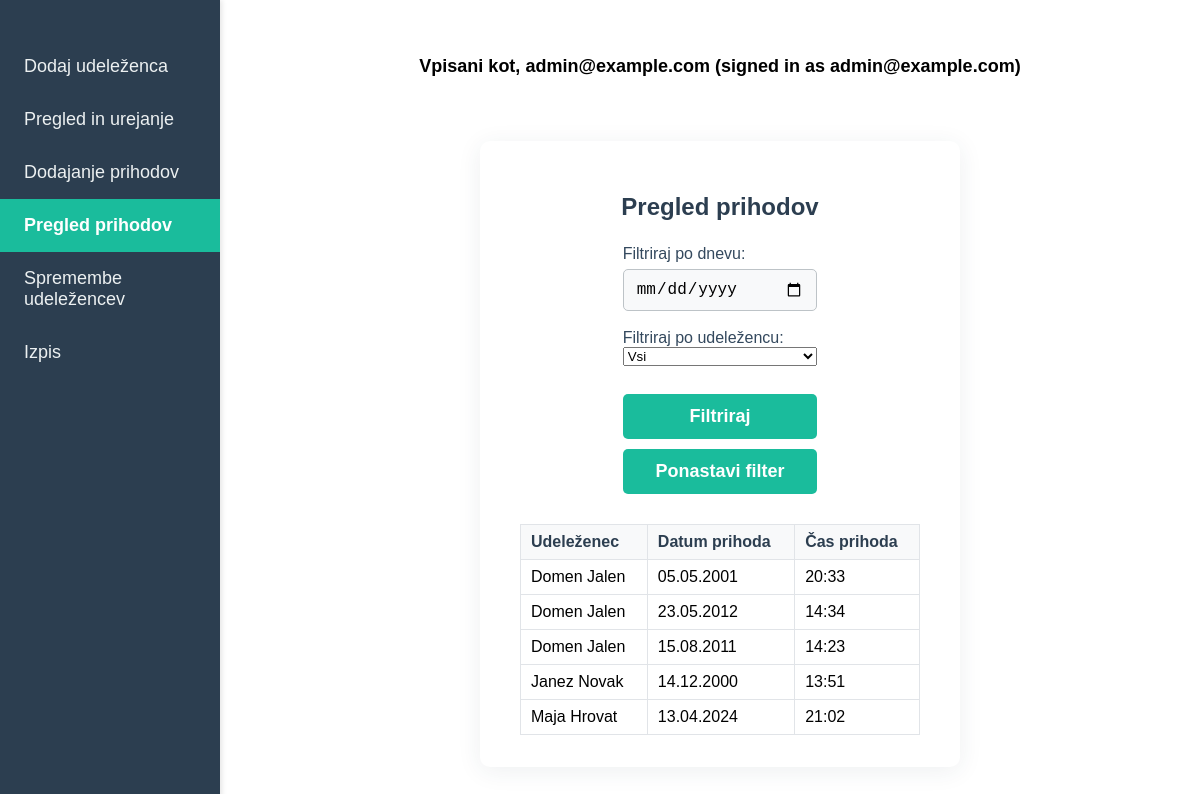
Page /arrivals/list/ (signed in) on the earlier database version.
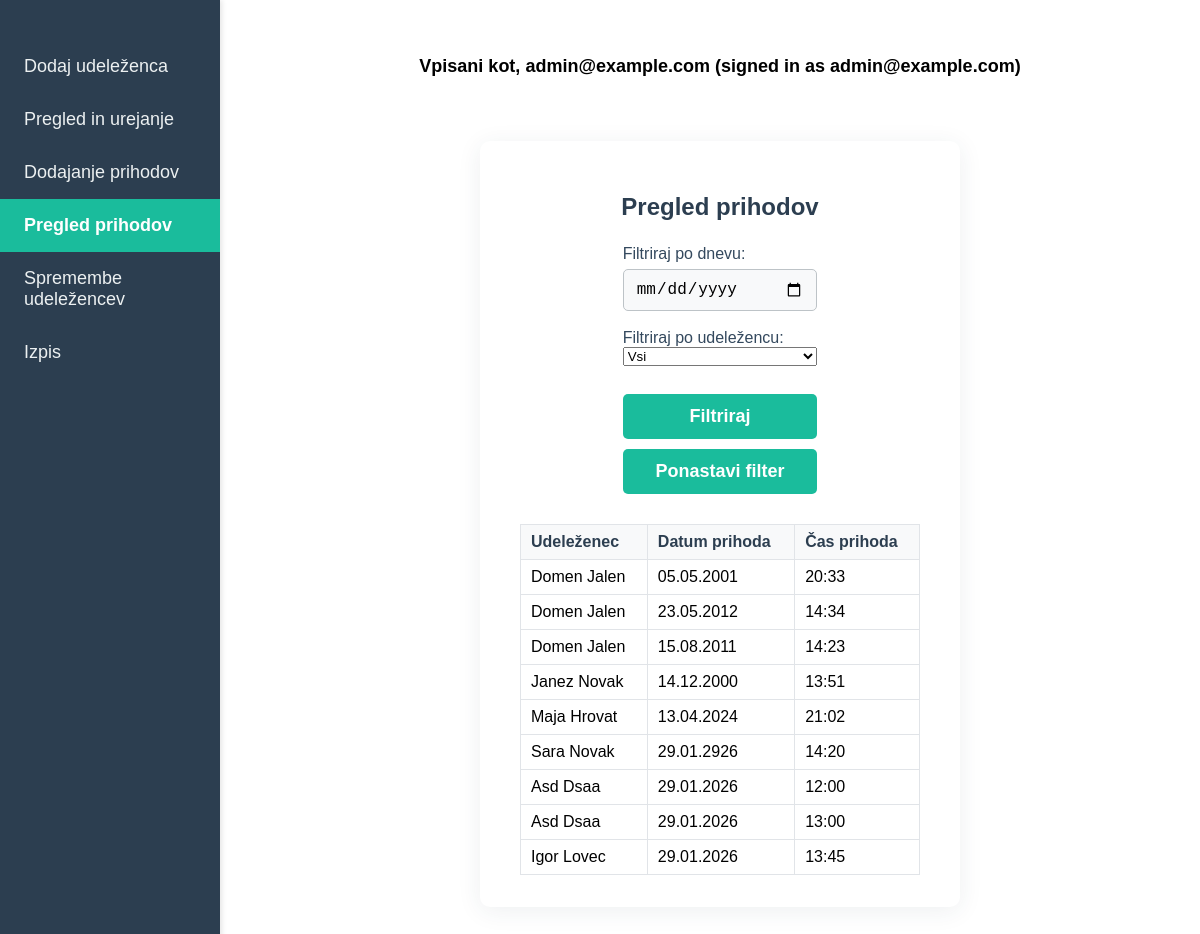
Same page on the later database version.
### arrivals/models.py (models this page shows, shortened)
class Arrival(models.Model):
    attendee = models.ForeignKey(Attendee, on_delete=models.CASCADE)  # Povezava na udeleženca
    arrived_at = models.DateTimeField()                               # Datum in čas prihoda

### attendees/models.py (models this page shows, shortened)
class Attendee(models.Model):
    first_name = models.CharField(max_length=100)  # Ime
    last_name = models.CharField(max_length=100)   # Priimek
    birth_date = models.DateField()                # Datum rojstva
    card_number = models.CharField(max_length=50, unique=True)  # Številka kartice
    created_at = models.DateTimeField(auto_now_add=True)        # Datum vnosa

### konferenca/views.py (the view)
# urls.py: path('arrivals/list/', arrival_list, name='arrival_list'),
def arrival_list(request):
    arrivals = Arrival.objects.select_related('attendee').all()
    attendees = Attendee.objects.all()
    date = request.GET.get('date')
    if date:
        arrivals = arrivals.filter(arrived_at__date=date)
    attendee_id = request.GET.get('attendee_id')
    if attendee_id:
        arrivals = arrivals.filter(attendee_id=attendee_id)
    return render(request, 'arrival_list.html', {'arrivals': arrivals, 'attendees': attendees})

### konferenca/templates/arrival_list.html (shortened to what this page needs)
{% extends "base.html" %}
{% block content %}
<div class="form-container">
  <h2>Pregled prihodov</h2>
  <form method="get" style="margin-bottom: 18px;">
    <label>Filtriraj po dnevu:
      <input type="date" name="date" value="{{ request.GET.date }}">
    </label>
    <label>Filtriraj po udeležencu:
      <select name="attendee_id">
        <option value="">Vsi</option>
      </select>
    </label>
    <button type="submit">Filtriraj</button>
    <a href="{% url 'arrival_list' %}" class="reset-filter-btn filter-btn">Ponastavi filter</a>
  </form>
  <table style="width:100%; border-collapse:collapse;">
    <tr>
      <th>Udeleženec</th>
      <th>Datum prihoda</th>
      <th>Čas prihoda</th>
    </tr>
    {% for arrival in arrivals %}
    <tr>
      <td>{{ arrival.attendee.first_name }} {{ arrival.attendee.last_name }}</td>
      <td>{% with d=arrival.arrived_at %}{{ d.day|stringformat:'02d' }}.{{ d.month|stringformat:'02d' }}.{{ d.year }}{% endwith %}</td>
      <td>{% with t=arrival.arrived_at %}{{ t.hour|stringformat:'02d' }}:{{ t.minute|stringformat:'02d' }}{% endwith %}</td>
    </tr>
    {% empty %}
    <tr>
      <td colspan="3">Ni prihodov.</td>
    </tr>
    {% endfor %}
  </table>
</div>
{% endblock %}

Differences in the rows shown:
added Arrival: attendee.first_name "Sara", attendee.last_name "Novak", arrived_at.day "29", arrived_at.month "01", arrived_at.year "2926", arrived_at.hour "14", arrived_at.minute "20"
added Arrival: attendee.first_name "Asd", attendee.last_name "Dsaa", arrived_at.day "29", arrived_at.month "01", arrived_at.year "2026", arrived_at.hour "12", arrived_at.minute "00"
added Arrival: attendee.first_name "Asd", attendee.last_name "Dsaa", arrived_at.day "29", arrived_at.month "01", arrived_at.year "2026", arrived_at.hour "13", arrived_at.minute "00"
added Arrival: attendee.first_name "Igor", attendee.last_name "Lovec", arrived_at.day "29", arrived_at.month "01", arrived_at.year "2026", arrived_at.hour "13", arrived_at.minute "45"
